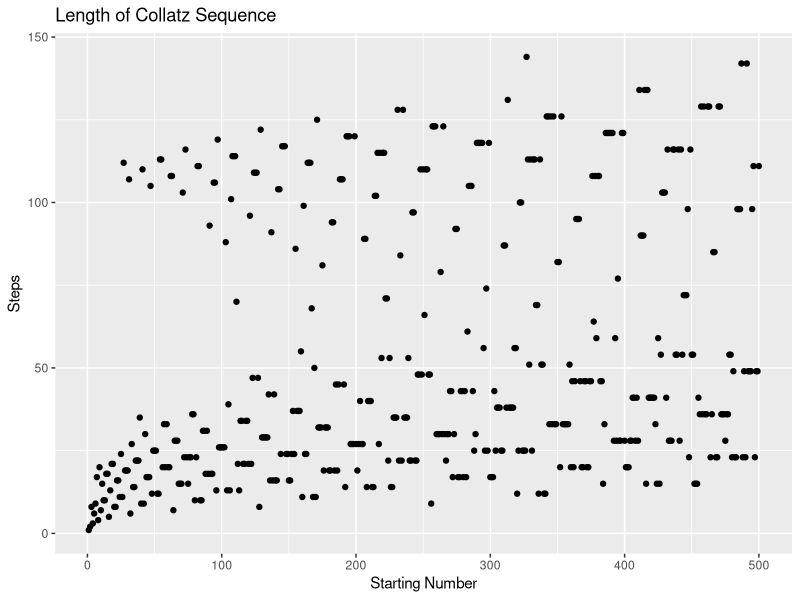

Here is the R script that generated this plot:
## ---- chunk 1
options(crayon.enabled = FALSE) # suppress colorised warnings to be displayed correctly
gc() # garbage collection
rm(list = ls()) # clear variables
## ---- chunk 2
n <- 3

if ((n %% 2) == 0) {
  n <- n / 2
} else {
  n <- n * 3 + 1
}

print(n)
## ---- chunk 3
seq_3 <- c(n)

if ((n %% 2) == 0) {
  n <- n / 2
} else {
  n <- n * 3 + 1
}

seq_3 <- c(seq_3, n)

print(seq_3)
## ---- chunk 4
seq_5 = c()

collatz_sequence_5 <- function(n) {
  seq_5 <- c(seq_5, n)
  while (n > 1) {
    if ((n %% 2) == 0) {
      n <- n / 2
    } else {
      n <- n * 3 + 1
    }
    seq_5 <- c(seq_5, n)
  }
  return(seq_5)
}

collatz_sequence_5(5)
## ---- chunk 5
collatz_sequence <- function(n) {
  seq <- c(n)
  while (n > 1) {
    if ((n %% 2) == 0) {
      n <- n / 2
    } else {
      n <- n * 3 + 1
    }
    seq <- c(seq, n)
  }
  return(seq)
}
## ---- chunk 6
collatz_sequence(5) # Expected output: 5 16  8  4  2  1
## ---- chunk 7
for (i in 3:10) {
  print(collatz_sequence(i))
}
## ---- chunk 8
collatz_sequence_vec <- function(a, b) {
  for (i in a:b) {
    print(collatz_sequence(i))
  }
}

collatz_sequence_vec(3, 10)
## ---- chunk 9
collatz_sequence_vec_last <- function(a, b) {
  for (i in a:b) {
    print(tail(collatz_sequence(i), n= 1))
  }
}

collatz_sequence_vec_last(3, 10)
## ---- chunk 10
collatz_holds <- function(a, b) {
  results <- c()
  for (i in a:b) {
    results <- c(results, (tail(collatz_sequence(i), n = 1) == 1))
  }
  return(results)
}

collatz_holds(3, 10)
## ---- chunk 11
longest_collatz <- function(a, b) {
  results <- c()
  for (i in a:b) {
    results[as.character(i)] <- length(collatz_sequence(i))
  }
  return(c(which.max(results), max(results)))
}

longest_collatz(6, 100)
## ---- chunk 12
library(tidyverse)
## ---- chunk 13
# define function
get_collatz_steps <- function(n_max) {
  n <- 1:n_max
  steps <- c()
  for (i in n) {
    steps <- c(steps, length(collatz_sequence(i)))
  }
  return(tibble(n = n, steps = steps))
}

# plot for 500
get_collatz_steps(500) |>
  ggplot(aes(x = n, y = steps)) +
  geom_point() +
  labs(
    title = "Length of Collatz Sequence",
    x = "Starting Number",
    y = "Steps"
  )
  theme_bw()
